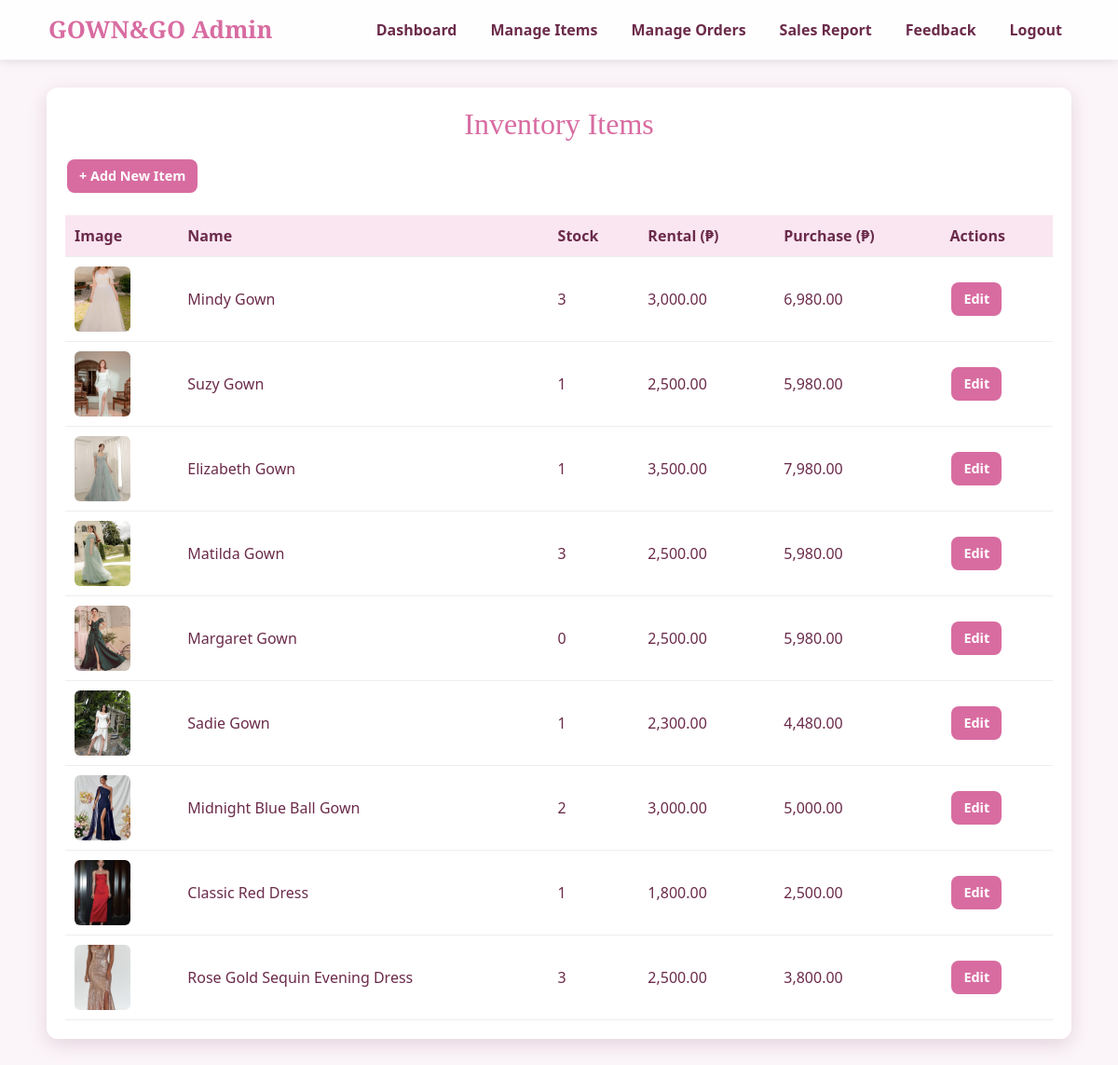
The page /admin/items.php (signed in) on the database its author committed.
### tables this page shows
CREATE TABLE `items` (
  `item_id` int(11) NOT NULL,
  `name` varchar(255) NOT NULL,
  `description` text DEFAULT NULL,
  `rental_price` decimal(10,2) NOT NULL,
  `purchase_price` decimal(10,2) NOT NULL,
  `status` enum('Available','Out of Stock','Rented') NOT NULL DEFAULT 'Available',
  `stock` int(11) NOT NULL DEFAULT 0,
  `image` varchar(255) DEFAULT NULL,
  `created_at` datetime DEFAULT current_timestamp()
);

### admin/items.php (the view, shortened to what this page needs)
<?php
include '../config.php';
$items = [];
$res = $conn->query("SELECT * FROM items ORDER BY created_at DESC");
if ($res) {
    while ($row = $res->fetch_assoc()) {
        $items[] = $row;
    }
}
?>
<!DOCTYPE html>
<html lang="en">
<head>
  <link rel="stylesheet" href="https://cdn.jsdelivr.net/npm/bootstrap@5.3.8/dist/css/bootstrap.min.css">
  <link rel="stylesheet" href="inclusion/stylesheet.css">
</head>
<body>
  <?php include 'inclusion/nav.php'; ?>
  <main class="main-container">
    <h2>Inventory Items</h2>
    <a href="add_item.php" class="btn">+ Add New Item</a>
    <?php if (empty($items)): ?>
      <p>No items found.</p>
    <?php else: ?>
      <table>
        <thead>
          <tr>
            <th>Image</th>
            <th>Name</th>
            <th>Stock</th>
            <th>Rental (₱)</th>
            <th>Purchase (₱)</th>
            <th>Actions</th>
          </tr>
        </thead>
        <tbody>
          <?php foreach ($items as $it): ?>
            <tr>
              <td>
                <?php
                  $img = !empty($it['image'])
                      ? "../uploads/" . $it['image']
                      : "https://via.placeholder.com/60x70?text=No+Image";
                ?>
                <img class="thumb" src="<?php echo $img; ?>" alt="">
              </td>
              <td><?php echo htmlspecialchars($it['name']); ?></td>
              <td><?php echo (int)$it['stock']; ?></td>
              <td><?php echo number_format($it['rental_price'], 2); ?></td>
              <td><?php echo number_format($it['purchase_price'], 2); ?></td>
              <td>
                <a class="btn" href="edit_item.php?id=<?php echo $it['item_id']; ?>">Edit</a>
              </td>
            </tr>
          <?php endforeach; ?>
        </tbody>
      </table>
    <?php endif; ?>
  </main>
</body>
</html>

### admin/inclusion/stylesheet.css (style rules this page uses)
* { box-sizing: border-box; }
body { margin: 0; font-family: 'Segoe UI', sans-serif; background: url('https://i.pinimg.com/1200x/63/01/8a/63018a11c5ad770ed2eec2d2587cea74.jpg') no-repeat center fixed; background-size: cover; color: #6b2b4a; }
body::before { content: ""; position: fixed; inset: 0; background: rgba(245,230,240,0.4); z-index: -1; }
.main-container { max-width: 1100px; margin: 30px auto 50px; padding: 20px; background: rgba(255,255,255,0.94); border-radius: 12px; box-shadow: 0 6px 20px rgba(183, 134, 154, 0.3); }
h2 { text-align: center; font-family: 'Playfair Display', serif; color: #d86ca1; margin-bottom: 15px; }
table { width: 100%; border-collapse: collapse; margin-top: 20px; }
th, td { padding: 10px; border-bottom: 1px solid #eee; text-align: left; }
th { background: #f9e6f1; }
.btn { display: inline-block; padding: 6px 12px; margin: 4px 2px; background: #d86ca1; color: #fff; border-radius: 8px; text-decoration: none; font-size: 0.9rem; font-weight: bold; }

### admin/items.php (style rules this page uses)
img.thumb { width: 60px; height: 70px; object-fit: cover; border-radius: 6px; }

### rows shown on the page
items: image (picture), name "Mindy Gown", stock "3", rental_price "3,000.00", purchase_price "6,980.00"
items: image (picture), name "Suzy Gown", stock "1", rental_price "2,500.00", purchase_price "5,980.00"
items: image (picture), name "Elizabeth Gown", stock "1", rental_price "3,500.00", purchase_price "7,980.00"
items: image (picture), name "Matilda Gown", stock "3", rental_price "2,500.00", purchase_price "5,980.00"
items: image (picture), name "Margaret Gown", stock "0", rental_price "2,500.00", purchase_price "5,980.00"
items: image (picture), name "Sadie Gown", stock "1", rental_price "2,300.00", purchase_price "4,480.00"
items: image (picture), name "Midnight Blue Ball Gown", stock "2", rental_price "3,000.00", purchase_price "5,000.00"
items: image (picture), name "Classic Red Dress", stock "1", rental_price "1,800.00", purchase_price "2,500.00"
items: image (picture), name "Rose Gold Sequin Evening Dress", stock "3", rental_price "2,500.00", purchase_price "3,800.00"
